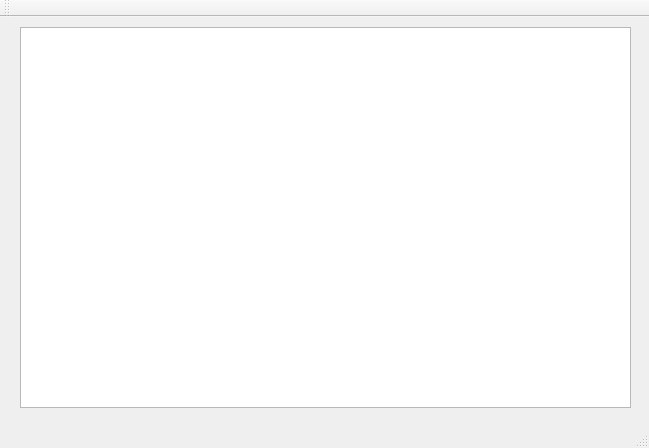
<?xml version="1.0" encoding="UTF-8"?>
<ui version="4.0">
 <class>MainWindow</class>
 <widget class="QMainWindow" name="MainWindow">
  <property name="geometry">
   <rect>
    <x>0</x>
    <y>0</y>
    <width>649</width>
    <height>448</height>
   </rect>
  </property>
  <property name="windowTitle">
   <string>MainWindow</string>
  </property>
  <widget class="QWidget" name="centralWidget">
   <widget class="QTableWidget" name="tableWidget">
    <property name="geometry">
     <rect>
      <x>20</x>
      <y>10</y>
      <width>611</width>
      <height>381</height>
     </rect>
    </property>
   </widget>
  </widget>
  <widget class="QMenuBar" name="menuBar">
   <property name="geometry">
    <rect>
     <x>0</x>
     <y>0</y>
     <width>649</width>
     <height>26</height>
    </rect>
   </property>
  </widget>
  <widget class="QToolBar" name="mainToolBar">
   <attribute name="toolBarArea">
    <enum>TopToolBarArea</enum>
   </attribute>
   <attribute name="toolBarBreak">
    <bool>false</bool>
   </attribute>
  </widget>
  <widget class="QStatusBar" name="statusBar"/>
 </widget>
 <layoutdefault spacing="6" margin="11"/>
 <resources/>
 <connections/>
</ui>
